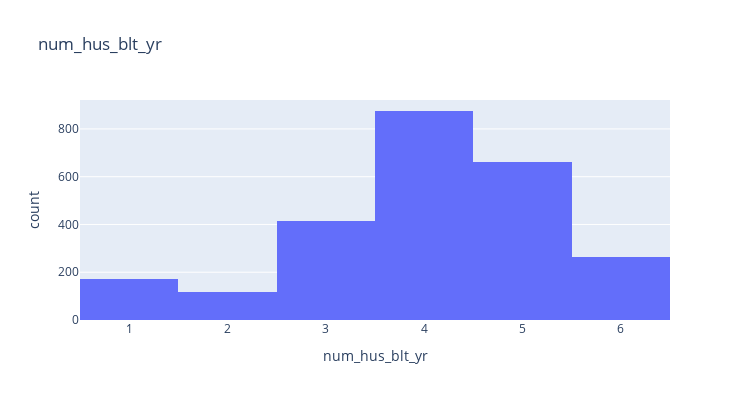

Notebook source saved alongside this figure:
### Code cell
# Check distribution of num_hus_blt_yr.
fig_tmp = px.histogram(df_raw_hh, x= "num_hus_blt_yr", title= "num_hus_blt_yr")
fig_tmp.update_layout(width= 750, height= 400)
fig_tmp.show()

### Figure 1 — Plotly figure (JSON) as saved in the notebook; plotly's stock layout.template omitted (floating-point values rounded to 4 significant figures; data arrays with more than 128 entries replaced by an {"elided": "..."} marker saying what was removed)
{"data": [{"alignmentgroup": "True", "bingroup": "x", "hovertemplate": "num_hus_blt_yr=%{x}<br>count=%{y}<extra></extra>", "legendgroup": "", "marker": {"color": "#636efa", "pattern": {"shape": ""}}, "name": "", "offsetgroup": "", "orientation": "v", "showlegend": false, "type": "histogram", "x": {"elided": "2505 int values"}, "xaxis": "x", "yaxis": "y"}], "layout": {"barmode": "relative", "height": 400, "legend": {"tracegroupgap": 0}, "title": {"text": "num_hus_blt_yr"}, "width": 750, "xaxis": {"anchor": "y", "domain": [0, 1], "title": {"text": "num_hus_blt_yr"}}, "yaxis": {"anchor": "x", "domain": [0, 1], "title": {"text": "count"}}}}
